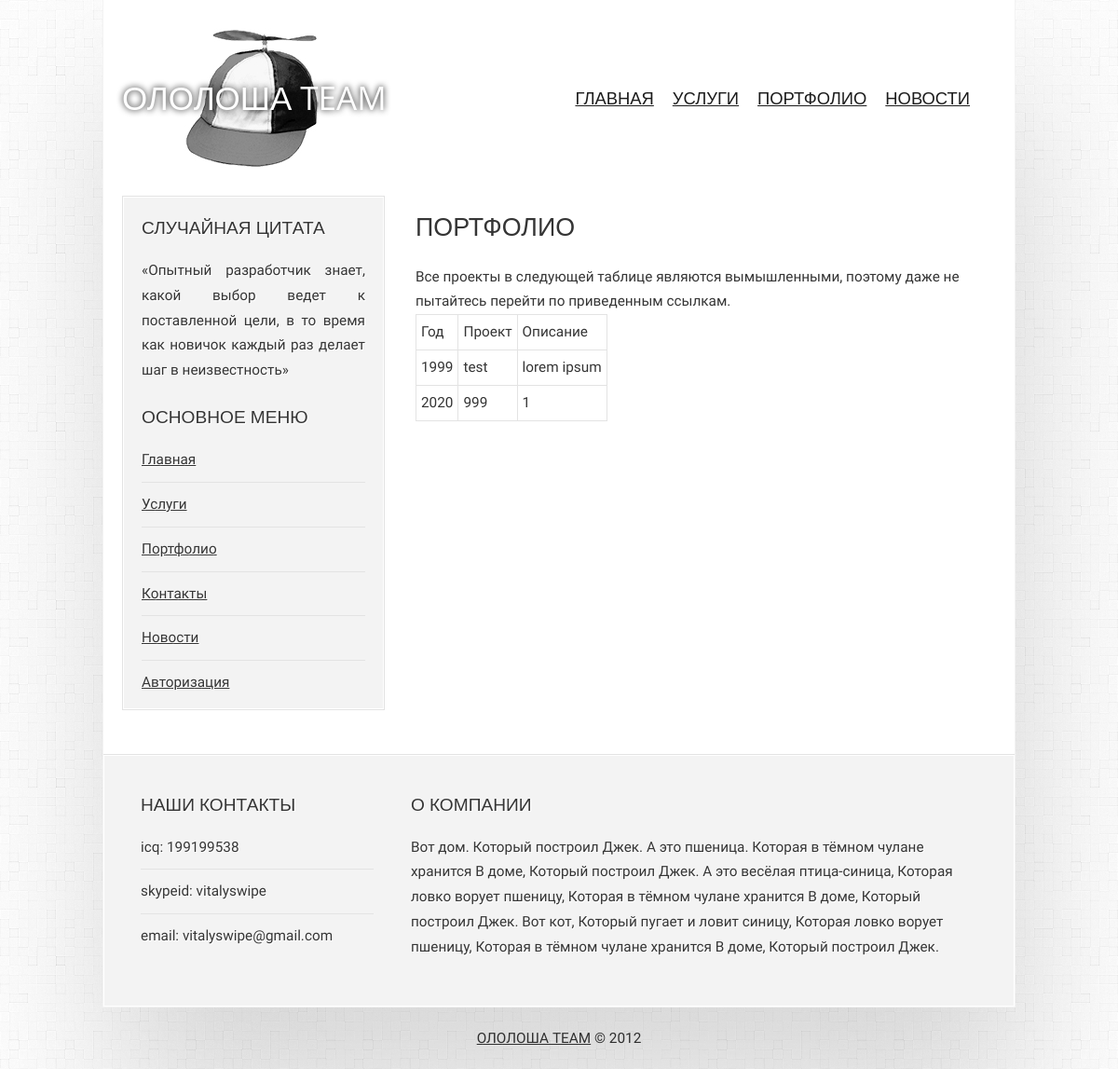
Page /portfolio on the earlier database version.
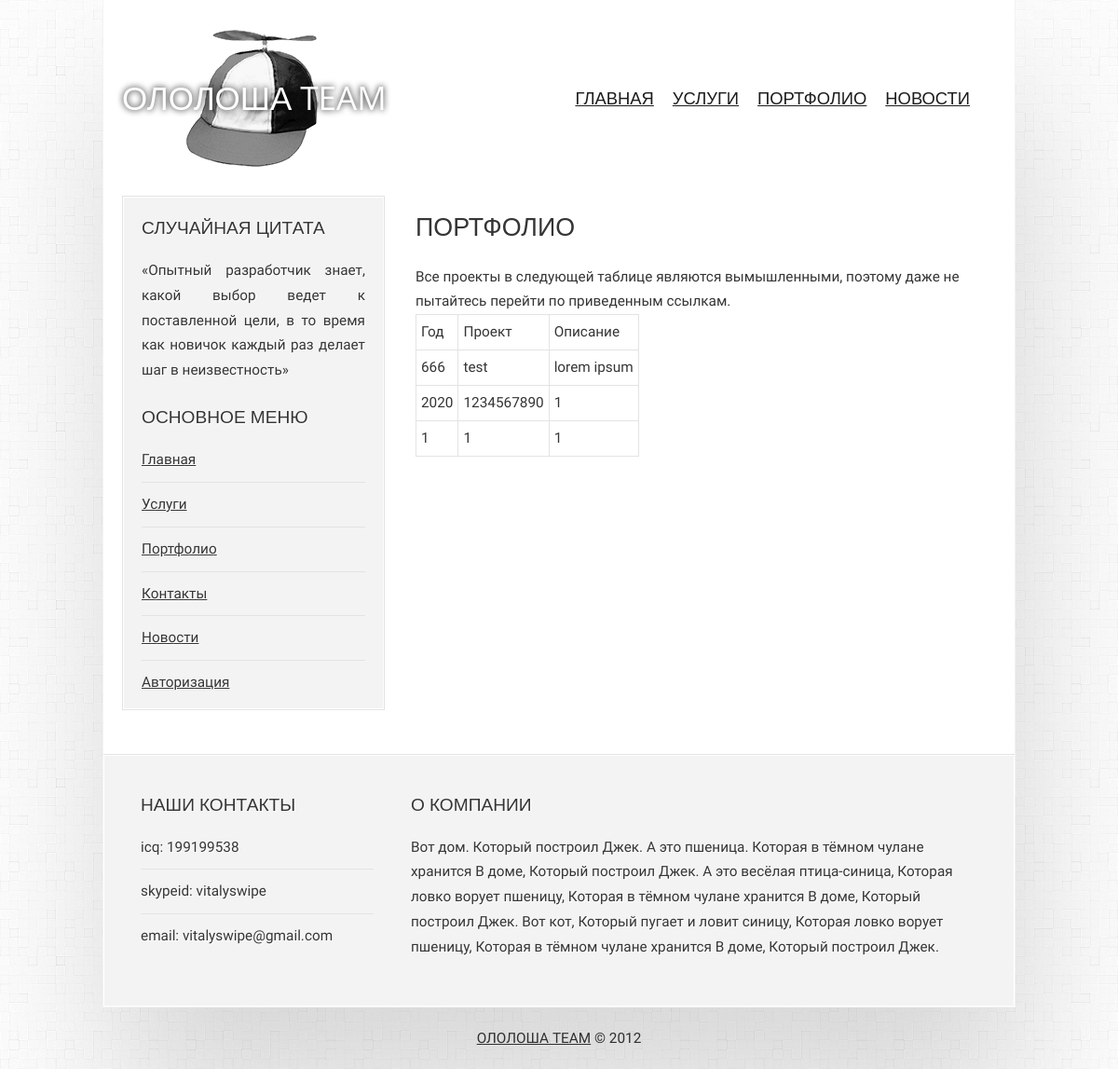
Same page on the later database version.
### tables this page shows
CREATE TABLE `portfolio` (
  `ID` int(11) NOT NULL,
  `Year` int(11) NOT NULL,
  `Name` varchar(255) NOT NULL,
  `Info` text NOT NULL
);

### application/core/view.php (called while the page is built)
<?php
class View
{
	function generate($content_view, $template_view, $data = null)
	{
		include 'application/views/'.$template_view;
	}
}

### application/controllers/controller_portfolio.php (called while the page is built)
<?php
class Controller_Portfolio extends Controller
{
	function __construct()
	{
		$this->model = new Model_Portfolio();
		$this->view = new View();
	}
	function action_index()
	{
		$data = $this->model->get_data();
		$this->view->generate('portfolio_view.php', 'template_view.php', $data);
	}
}

### application/bootstrap.php (called while the page is built, shortened)
<?php
require_once 'core/model.php';
require_once 'core/view.php';
require_once  'decorators/session.php';
require_once 'core/route.php';
Route::start();

### index.php (called while the page is built, shortened)
<?php
require_once 'application/bootstrap.php';

### application/decorators/session.php (called while the page is built, shortened)
<?php
class Session
{
    public static function GetUser()
    {
        return null;
    }
}

### application/core/model.php (called while the page is built, shortened)
<?php
class Model
{
	 public function __construct()
    {
        $this->link = mysqli_connect($GLOBALS['host'],$GLOBALS['username'],$GLOBALS['password'],$GLOBALS['database']);
    }
}

### application/models/model_portfolio.php (called while the page is built)
<?php
class Model_Portfolio extends Model
{
    public function get_data()
    {
        $query = "SELECT * FROM portfolio";
        $result = mysqli_query($this->link, $query);
        return $result != false ? $result : null;
    }
}

### application/views/portfolio_view.php (the view, shortened to what this page needs)
<h1>Портфолио</h1>
<p>
<table>
    <tr>
        <td>Год</td>
        <td>Проект</td>
        <td>Описание</td>
    </tr>
    <?php foreach ($data as $row): ?>
        <tr>
            <td><?= $row['Year'] ?></td>
            <td><?= $row['Name'] ?></td>
            <td><?= $row['Info'] ?></td>
        </tr>
    <?php endforeach; ?>
</table>
</p>

### application/core/route.php (shortened to what this page needs)
<?php
class Route
{
	static function start()
	{
		$action_name = 'index';
		$action_name = 'action_'.$action_name;
        $controller = new $controller_name;
		$action = $action_name;
		if(method_exists($controller, $action))
		{
			$controller->$action();
		}
		else
		{
			Route::ErrorPage404();
		}
	}
}

### application/views/template_view.php (shortened to what this page needs)
<!DOCTYPE html PUBLIC "-//W3C//DTD XHTML 1.0 Strict//EN" "http://www.w3.org/TR/xhtml1/DTD/xhtml1-strict.dtd">
<html xmlns="http://www.w3.org/1999/xhtml">
<head>
    <link rel="stylesheet" href="https://pro.fontawesome.com/releases/v5.10.0/css/all.css"
/>
    <link rel="stylesheet" type="text/css" href="/css/style.css"/>
</head>
<body>
<div id="wrapper">
    <div id="header">
        <div id="logo">
            <a href="/">ОЛОЛОША</span> <span class="cms">TEAM</span></a>
        </div>
        <div id="menu">
            <ul>
                <li class="first active"><a href="/">Главная</a></li>
                <li><a href="/services">Услуги</a></li>
                <li><a href="/portfolio">Портфолио</a></li>
                <li class="last"><a href="/news">Новости</a></li>
            </ul>
            <br class="clearfix"/>
        </div>
    </div>
    <div id="page">
        <div id="sidebar">
            <div class="side-box">
                <h3>Случайная цитата</h3>
                <p align="justify" class="quote">
                    «Опытный разработчик знает, какой выбор ведет к поставленной цели, в то время как
                    новичок каждый раз делает шаг в неизвестность»
                </p>
            </div>
            <div class="side-box">
                <h3>Основное меню</h3>
                <ul class="list">
                    <li class="first "><a href="/">Главная</a></li>
                    <li><a href="/services">Услуги</a></li>
                    <li><a href="/portfolio">Портфолио</a></li>
                    <li><a href="/contacts">Контакты</a></li>
                    <li><a href="/news">Новости</a></li>
                    <?php if (Session::GetUser()): ?>
                        <?php if (Session::GetUser()['status'] == 'admin'): ?>
                            <li class=""><a href="/admin/">Admin <i class="fas fa-dragon"></i></li>
                        <?php endif; ?>
                        <li class=""><a href="/user/logout"><?= Session::GetUser()['username']; ?> <i
                                        class="fas fa-sign-out-alt"></i></a></li>
                    <?php else: ?>
                        <li class=""><a href="/user/login">Авторизация</a></li>
                    <?php endif; ?>
                </ul>
            </div>
        </div>
        <div id="content">
            <div class="box">
                <?php include 'application/views/' . $content_view; ?>
            </div>
            <br class="clearfix"/>
        </div>
        <br class="clearfix"/>
    </div>
    <div id="page-bottom">
        <div id="page-bottom-sidebar">
            <h3>Наши контакты</h3>
            <ul class="list">
                <li class="first">icq: 199199538</li>
                <li>skypeid: vitalyswipe</li>
                <li class="last">email: vitalyswipe@gmail.com</li>
            </ul>
        </div>
        <div id="page-bottom-content">
            <h3>О Компании</h3>
            <p>
                Вот дом.
                Который построил Джек.
                А это пшеница.
                Которая в тёмном чулане хранится
                В доме,
                Который построил Джек.
                А это весёлая птица-синица,
                Которая ловко ворует пшеницу,
                Которая в тёмном чулане хранится
                В доме,
                Который построил Джек.
                Вот кот,
                Который пугает и ловит синицу,
                Которая ловко ворует пшеницу,
                Которая в тёмном чулане хранится
                В доме,
                Который построил Джек.
            </p>
        </div>
        <br class="clearfix"/>
    </div>
</div>
<div id="footer">
    <a href="/">ОЛОЛОША TEAM</a> &copy; 2012</a>
</div>
</body>
</html>

### css/style.css (style rules this page uses)
a { text-decoration: underline; color: #353535; }
body { line-height: 1.75em; background: #fff url('../images/00bd.png'); font-size: 11.5pt; color: #353535; }
body,input,textarea,button { font-family: Kreon, serif; }
h1,h2,h3,h4 { text-transform: uppercase; font-weight: normal; font-family: "Open Sans", sans-serif; color: #353535; margin-bottom: 1em; }
h1 { font-size: 1.75em; }
h3 { font-size: 1.25em; }
p { margin-bottom: 1.5em; }
ul { margin-bottom: 1.5em; }
a { color: #353535; }
#content { padding: 0 0 0 10px; width: 615px; margin: 0 0 0 285px; }
#footer { padding: 20px 0 20px 0; text-align: center; text-shadow: 1px 1px 0px rgba(255,255,255,0.7); color: #353535; }
#footer a { color: #353535; }
#header { height: 130px; padding: 40px; position: relative; background: url(../images/cap.jpg) no-repeat 85px 30px; }
#logo { position: absolute; top: 40px; left: 20px; height: 130px; line-height: 130px; }
#logo a { color: #ffffff; text-shadow: black 0px 0px 7px; text-decoration: none; font-family: "Open Sans", sans-serif; font-size: 35px; }
#menu { line-height: 57px; position: absolute; right: 40px; top: 76px; height: 57px; font-family: "Open Sans", sans-serif; }
#menu a { text-transform: uppercase; text-decoration: underline; color: #1C1C1C; font-size: 1.2em; }
#menu ul { list-style: none; }
#menu ul li { display: inline; margin: 0 8px 0 8px; }
#page { margin: 0; position: relative; width: 900px; padding: 20px 40px 0 40px; }
#sidebar ul { list-style: none; }
#sidebar ul li { border-top: solid 1px #e3e3e3; padding: 10px 0 10px 0; }
#sidebar ul li.first { padding-top: 0; border-top: 0; }
#page-bottom { padding: 40px 40px 0 40px; color: #353535; background: #f3f3f3; position: relative; width: 898px; border-top: solid 1px #e3e3e3; box-shadow: inset 0px 0px 0px 1px #fff; text-shadow: 1px 1px 0px rgba(255,255,255,0.9); }
#page-bottom h2, #page-bottom h3, #page-bottom h4 { color: #353535; }
#page-bottom ul { list-style: none; }
#page-bottom ul li { border-top: solid 1px #e3e3e3; padding: 10px 0 10px 0; }
#page-bottom ul li.first { border-top: 0; padding-top: 0; }
#page-bottom-content { width: 615px; margin: 0 0 0 290px; }
#page-bottom-sidebar { float: left; width: 250px; }
#sidebar { position: relative; left: -20px; top: -20px; float: left; width: 240px; background: #f3f3f3; padding: 20px; border: solid 1px #e3e3e3; margin: 0 10px 0 0; text-shadow: 1px 1px 0px rgba(255,255,255,1); box-shadow: inset 0px 0px 0px 1px #fff; }
#wrapper { width: 978px; position: relative; background: #FFF; margin: 0 auto 0 auto; box-shadow: 10px 100px 150px 0px rgba(0,0,0,0.15); border: solid 1px #f3f3f3; border-top: 0; }
.box p { margin-bottom: 0em; }
.box table { border-collapse:collapse; }
.box table, th, td { border: 1px solid #e3e3e3; padding: 5px; }

### application/views/template_view.php (style rules this page uses)
ul { margin-bottom: -1em; }

Differences in the rows shown:
changed portfolio "test": Year "1999" → "666"
changed portfolio (number 2 of 3 on the later page): Name "999" → "1234567890"
added portfolio: Year "1", Name "1", Info "1"
